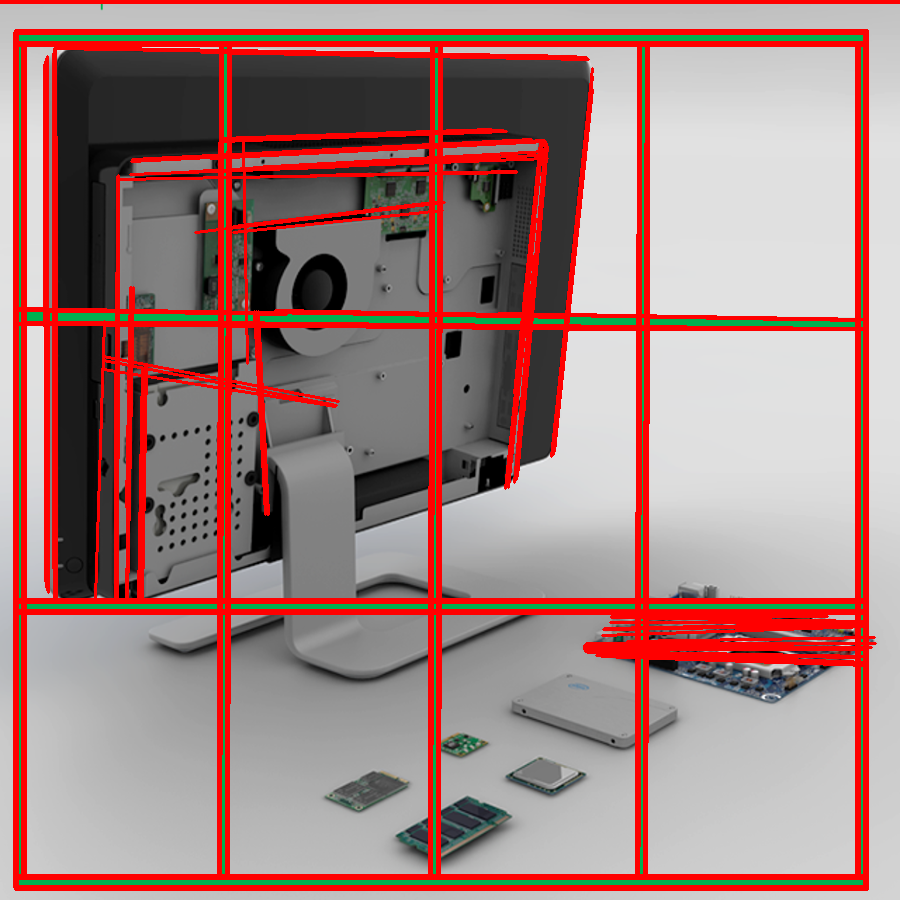
#> input picture src/result_samples/Lines Input_screenshot_17.11.2020.png, 900 x 900 px
$ python image_grid.py
#> lines starting #> are read from the running program, lines starting #| are printed output that depends on the picture
import cv2 as cv
from matplotlib import pyplot as plt
image1 = cv.imread('result_samples/Lines Input_screenshot_17.11.2020.png')
#> image1 is the input picture: shape (900, 900, 3); mean B, G, R 125.1, 128.2, 164
image2 = cv.imread('result_samples/Lines Model_screenshot_17.11.2020.png')
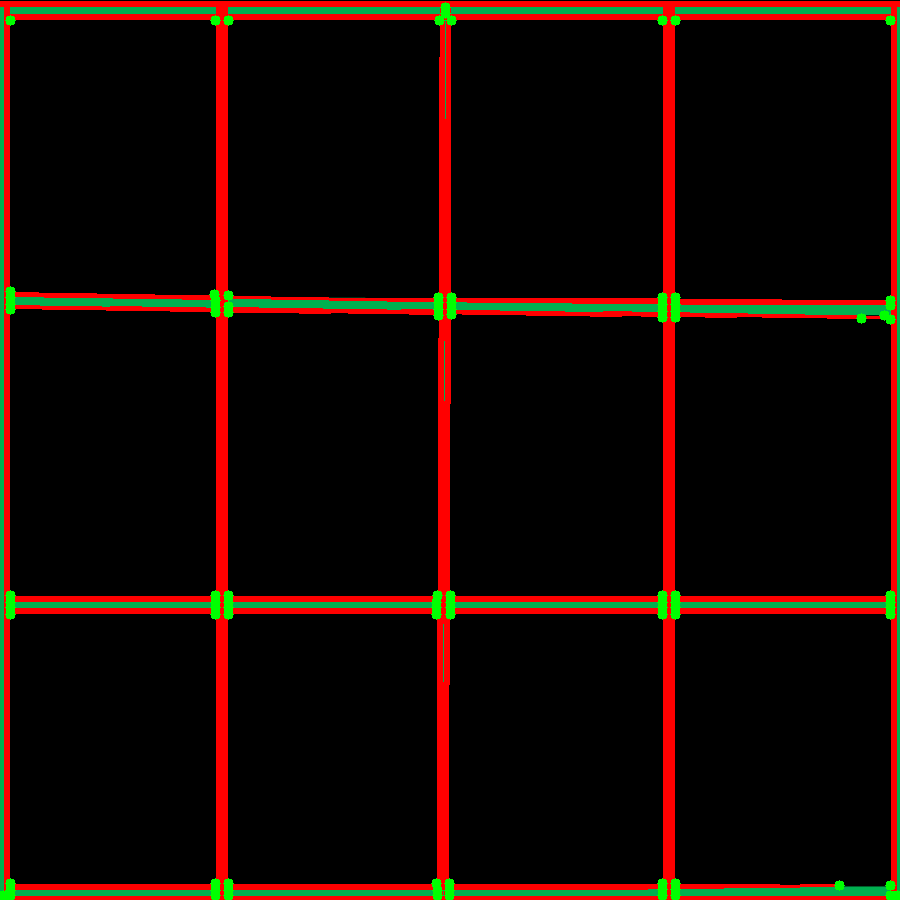
#> input picture src/result_samples/Lines Model_screenshot_17.11.2020.png, 900 x 900 px
#> image2 is the input picture: shape (900, 900, 3); mean B, G, R 2.9, 8.4, 23.5
plt.subplot(1, 2, 1)
plt.imshow(image1)
plt.subplot(1, 2, 2)
plt.imshow(image2)
plt.axis('off')
plt.show()
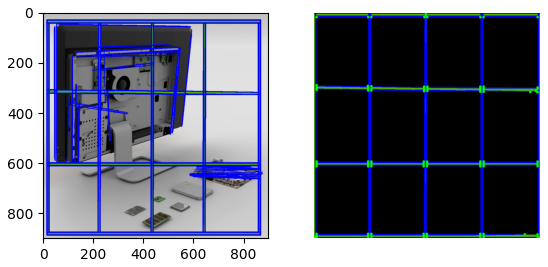
#> figure drawn by matplotlib, 2 panels; B, G, R data is drawn as R, G, B
